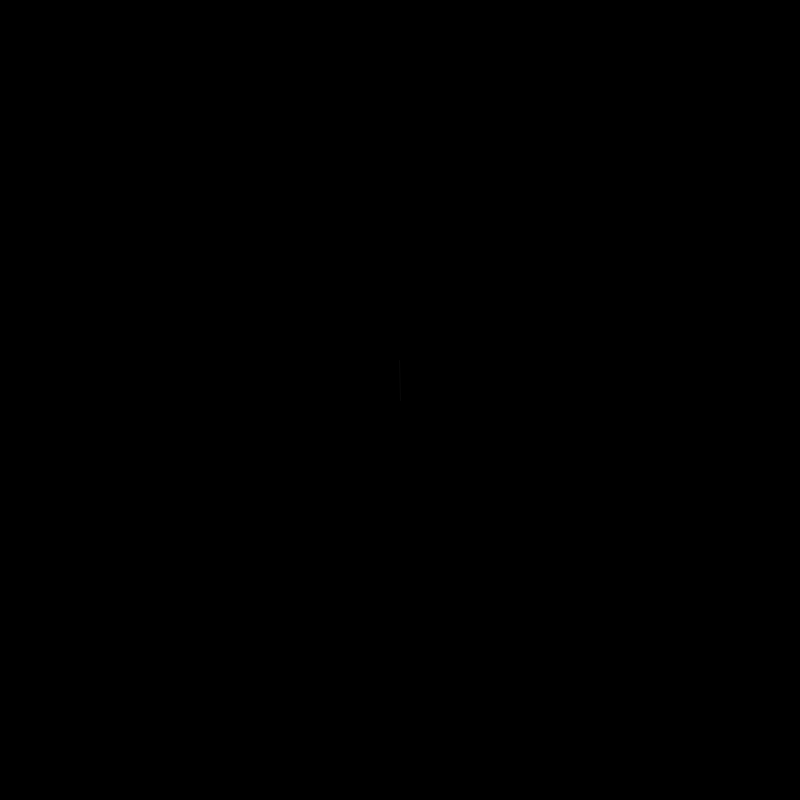
Frame 1 (no input)
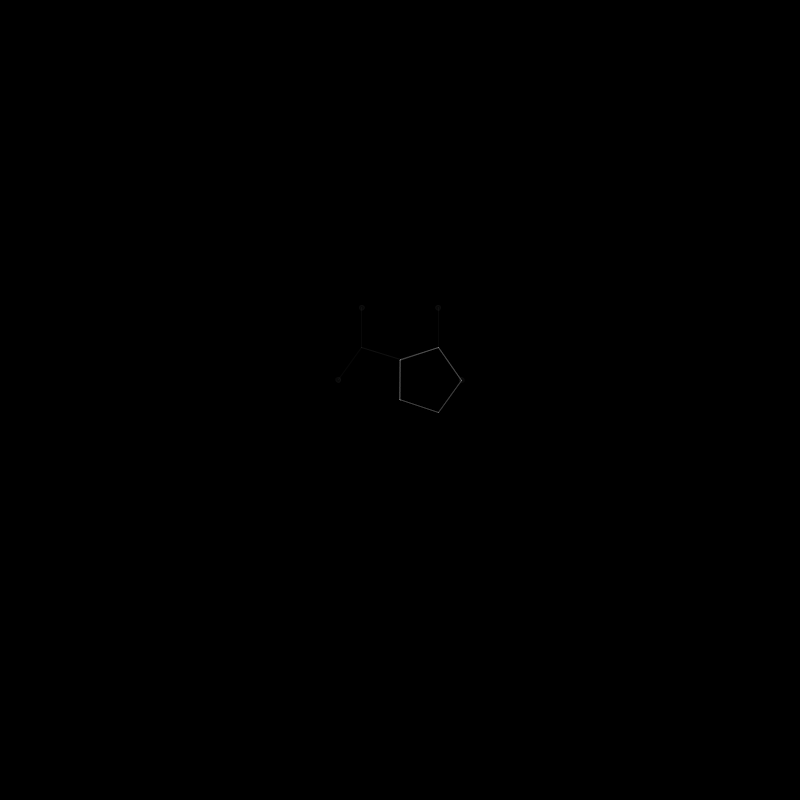
Frame 60 (the mouse pressed at the canvas centre just before this capture)
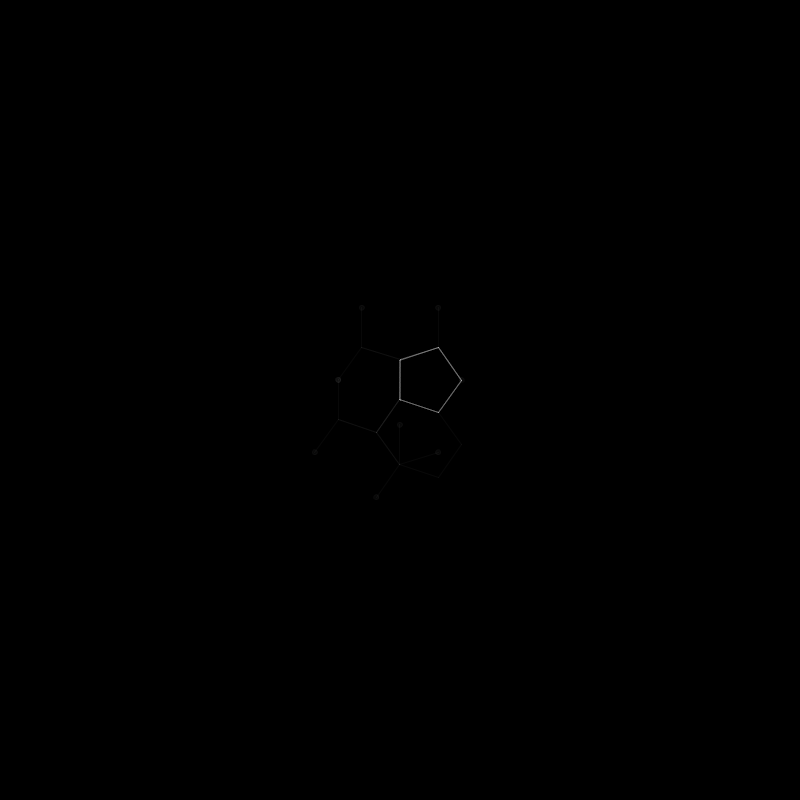
Frame 120 (the mouse held since frame 60 and released just before this capture)

The Processing sketch that drew these frames (run headless with seeded random() and noise(); from frame 60 on, the mouse is pressed at the canvas centre):

// Processing sketch: geo_fractal_tree
// ── geo_fractal_tree.pde
PVector pos;
PVector vel;
float turnAngle;
int pathIndex;
int stepCount;
float branchLength = 40; // length of each branch segment
float polySides = 5; // angle of each branch
int bitLength = 12; // number of left/right branches up each branch

void setup() {
  size(800, 800);
  background(0);
  pos = new PVector(0, 0);
  turnAngle = (TWO_PI / polySides);
  vel = PVector.fromAngle(0 * turnAngle);
  vel.mult(branchLength);
}

void draw() {
  translate(width/2,height/2);
  rotate(-HALF_PI);

  stroke(255,8);
  pos.add(vel);
  line(pos.x, pos.y, pos.x - vel.x, pos.y - vel.y);

  float angle = vel.heading();
  if (getBit(pathIndex, bitLength - stepCount)) {
    angle -= turnAngle;
  } else {
    angle += turnAngle;
  }
  
  vel = PVector.fromAngle(angle);     
  vel.mult(branchLength);

  stepCount++;
  if (stepCount > bitLength) {
    fill(255,8);
    ellipse(pos.x, pos.y, 5,5);
    pos = new PVector(0, 0);
    vel = PVector.fromAngle(0 * turnAngle);
    vel.mult(branchLength);
   //}
   stepCount = 0;
    pathIndex++;
    if(pathIndex == pow(2,bitLength)) { noLoop(); save("./data/pattern.jpg");}
    //background(255);
    println(pathIndex);
  }
}

boolean getBit(int dec, int n) {
  return ((dec >> (n - 1)) & 1) == 1;  
}
